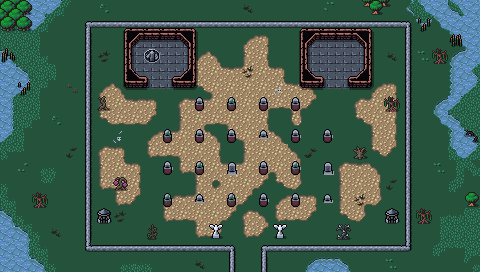

Rendered tile map (Tiled .tmx) drawn with the repository's tilesets; below, a short description and the map source with its tile grids summarised:
An orthogonal 30x17 tile map with 16x16 px tiles, 3 tile layers (Background, Ground, Clutter), 2 tilesets and 5 objects.

<map version="1.10" tiledversion="1.10.1" orientation="orthogonal" renderorder="right-down" width="30" height="17" tilewidth="16" tileheight="16" infinite="0" nextlayerid="6" nextobjectid="55">
 <editorsettings>
  <export target="wastetown..tmx" format="tmx" />
 </editorsettings>
 <tileset firstgid="1" source="../tileset/main.tsx" />
 <tileset firstgid="10113" source="../tileset/buildings.tsx" />
 <layer id="1" name="Background" width="30" height="17">
  <data>[510 cells, 510 non-empty, 29 distinct tile ids]</data>
 </layer>
 <layer id="2" name="Ground" width="30" height="17">
  <data>[510 cells, 278 non-empty, 69 distinct tile ids]</data>
 </layer>
 <layer id="3" name="Clutter" width="30" height="17">
  <properties>
   <property name="spriteLayer" type="bool" value="true" />
  </properties>
  <data>[510 cells, 117 non-empty, 41 distinct tile ids]</data>
 </layer>
 <objectgroup id="4" name="Objects">
  <object id="38" template="../obj/entry_up.tx" x="239" y="273" />
  <object id="49" template="../obj/entry_down.tx" x="143" y="66" width="18" height="18">
   <properties>
    <property name="teleport" value="../common/maps/map/crypt_2.tmx" />
   </properties>
  </object>
  <object id="52" template="../obj/enemy.tx" x="151.5" y="90.083">
   <properties>
    <property name="enemy" value="Apprentice Black Wizard" />
   </properties>
  </object>
  <object id="53" template="../obj/enemy.tx" x="328.5" y="86.5">
   <properties>
    <property name="enemy" value="Skeleton" />
   </properties>
  </object>
  <object id="54" template="../obj/gold.tx" x="328.5" y="55" />
 </objectgroup>
</map>
